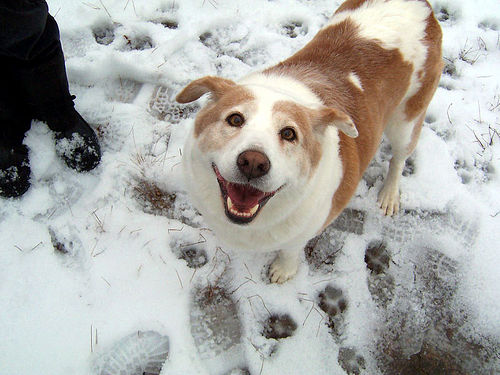
#> input picture 2017/cn350_project/Catdog_dataset/dog/2fa81c13-e1f9-497c-a145-a131ad432f82.jpg, 500 x 375 px; its folder holds only this picture in this run
$ jupyter execute Resize.ipynb   (shell and % lines are left out)
#> lines starting #> are read from the running program, lines starting #| are printed output that depends on the picture
[cell 1]
import cv2, os
import numpy as np

[cell 2]
xs=[]
ys=[]
for f in os.listdir("dog"):
    if f.endswith(".jpg"):
        file_path=os.path.join("dog", f)
        print(f)
        img=cv2.imread(file_path,0)
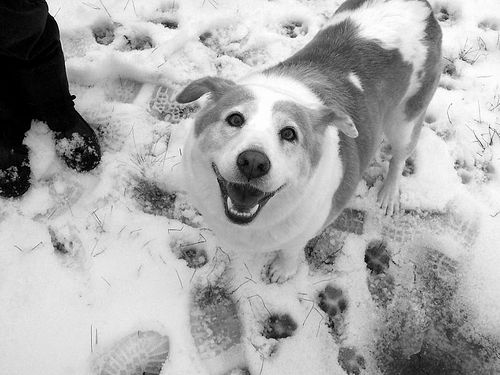
#> img: shape (375, 500); min 0, max 255, mean 169.9
        h,w=img.shape
#> h = 375; w = 500
        if w<h:
            margin=(h-w)//2
            croped=img[ margin:-margin, :]
        else:
            margin=(w-h)//2
#> margin = 62
            croped=img[ :, margin:-margin]
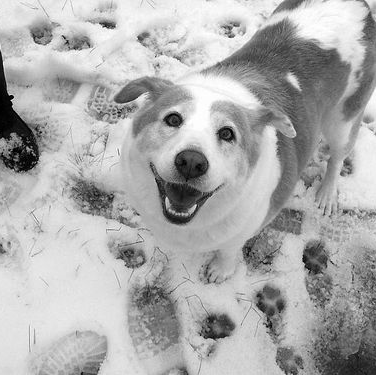
#> croped: shape (375, 376); min 0, max 255, mean 172.6
        resized=cv2.resize(croped,(28,28))
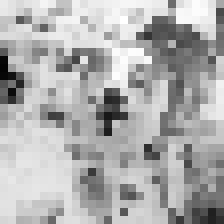
#> resized: shape (28, 28) (shown 8 times larger); min 4, max 255, mean 174.2
        x=np.reshape(resized,784).astype(float)/255.0
#> x = 784 values, max 1 at index 71, min 0.0157 at index 224, mean 0.683
        xs.append(x)
        ys.append([0,1])
batch=[np.array(xs),np.array(ys,dtype=float)]

[cell 3]
import pickle
with open('dataset.pickle', 'wb') as f:
    pickle.dump(batch, f, protocol=pickle.HIGHEST_PROTOCOL)

[cell 4]
with open('dataset.pickle', 'rb') as  f:
    batch_load=pickle.load(f)

[cell 5]
np.allclose(batch[0], batch_load[0])
#> Out = True

[cell 6]
np.allclose(batch[1], batch_load[1])
#> Out = True

[cell 7]
batch_load

[cell 8]
batch[0].shape
#> Out = (1, 784)

[cell 9]
batch[1].shape
#> Out = (1, 2)

[cell 10]
from matplotlib import pyplot as plt
plt.imshow(img, 'gray')

[cell 11]
plt.imshow(croped,'gray')

[cell 12]
resized=cv2.resize(croped,(28,28))

[cell 13]
plt.imshow(resized,'gray')

[cell 14]
x=np.reshape(resized,784)
#> x = 784 values, max 255 at index 71, min 4 at index 224, mean 174.2

[cell 15]
x.astype(float)/255.0
#> Out = 784 values, max 1 at index 71, min 0.0157 at index 224, mean 0.683

$ run again, on 2017/cn350_project/Catdog_dataset/dog/3efce652-6388-4845-acf4-4f0efc3dbc5e.jpg
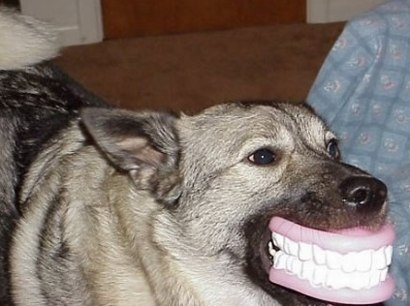
#> input picture 2017/cn350_project/Catdog_dataset/dog/3efce652-6388-4845-acf4-4f0efc3dbc5e.jpg, 410 x 306 px
#> `img=cv2.imread(file_path,0)`:
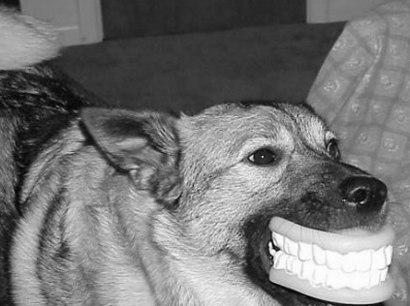
#> img: shape (306, 410); min 0, max 255, mean 116.4
#> `resized=cv2.resize(croped,(28,28))`:
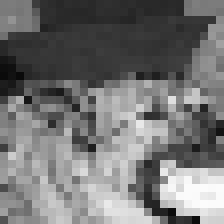
#> resized: shape (28, 28) (shown 8 times larger); min 10, max 252, mean 115.9
#> `x=np.reshape(resized,784).astype(float)/255.0`: x = 784 values, max 0.988 at index 669, min 0.0392 at index 254, mean 0.455
#> `np.allclose(batch[0], batch_load[0])`: Out = True
#> `x=np.reshape(resized,784)`: x = 784 values, max 252 at index 669, min 10 at index 254, mean 115.9
#> `x.astype(float)/255.0`: Out = 784 values, max 0.988 at index 669, min 0.0392 at index 254, mean 0.455
